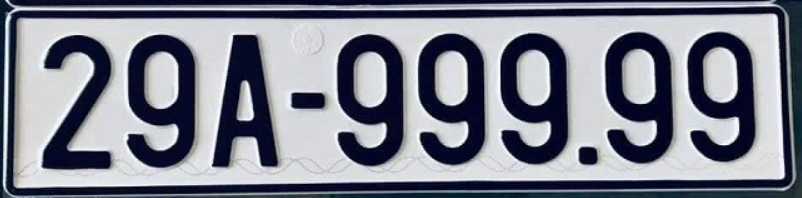
#> input picture sourceCode/data/1_LP_sample.png, 802 x 198 px
$ python -i utils_LP.py   (imports and definitions only)
#> lines starting #> are read from the running program, lines starting #| are printed output that depends on the picture; after the words box and inside, x2 and y2 are one past the last pixel; in counts of white or black regions, pixels touching at a corner belong together
#> further down, picture is the input picture: shape (198, 802, 3); mean B, G, R 142.9, 130.5, 127.8

"""Utility module for cropping and rotating license plate images in a detection pipeline."""

import cv2
import numpy as np
import logging
from typing import Optional, Tuple

# Configure logging
# [8 lines not run here, left out]
logger = logging.getLogger(__name__)

def preprocess(image: np.ndarray, use_adaptive: bool = False, blur: bool = True,
               threshold_type: str = 'otsu', custom_thresh: Optional[int] = None,
               block_size: int = 11, adaptive_constant: int = 2) -> Tuple[np.ndarray, np.ndarray]:
    """Convert image to grayscale and apply thresholding for license plate preprocessing.

    Args:
        image: Input image (RGB or grayscale).
        use_adaptive: Use adaptive thresholding instead of Otsu's.
        blur: Apply Gaussian blur before thresholding.
        threshold_type: 'otsu' or 'fixed' for thresholding method.
        custom_thresh: Threshold value for 'fixed' mode.
        block_size: Block size for adaptive thresholding.
        adaptive_constant: Constant subtracted from mean in adaptive thresholding.

    Returns:
        Tuple of grayscale and binary thresholded images.
    """
#> called with use_adaptive = False, blur = True, threshold_type = 'otsu', block_size = 11, adaptive_constant = 2
    if image is None or len(image.shape) < 2:
        raise ValueError("Invalid image for preprocessing")

    # Convert to grayscale if not already
    gray = image if len(image.shape) == 2 else cv2.cvtColor(image, cv2.COLOR_BGR2GRAY)
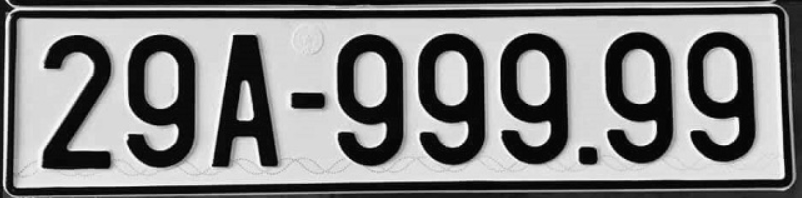
#> gray: shape (198, 802); min 2, max 254, mean 131

    # Apply contrast enhancement before thresholding
    gray = cv2.convertScaleAbs(gray, alpha=1., beta=0)

    if blur:
        gray = cv2.GaussianBlur(gray, (5, 5), 0)  # Reduced kernel size
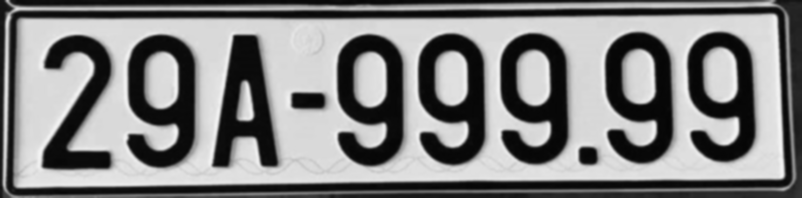
#> gray: shape (198, 802); min 4, max 244, mean 131.1

    if use_adaptive:
        thresh = cv2.adaptiveThreshold(gray, 255, cv2.ADAPTIVE_THRESH_GAUSSIAN_C,
                                       cv2.THRESH_BINARY, block_size, adaptive_constant)
        logger.info(f"Using adaptive thresholding (block_size={block_size}, C={adaptive_constant})")
    elif threshold_type == 'otsu':
        _, thresh = cv2.threshold(gray, 0, 255, cv2.THRESH_BINARY + cv2.THRESH_OTSU)
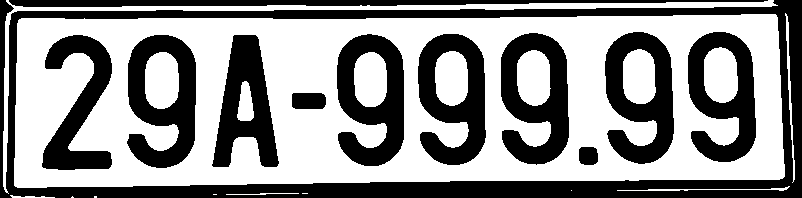
#> thresh: shape (198, 802); 57.3% white; 12 black regions, largest, box (x1, y1, x2, y2) and area: (0, 0, 802, 198) 23132, (127, 35, 196, 168) 5350, (337, 34, 404, 166) 5286
        logger.info("Using Otsu's thresholding")
    elif threshold_type == 'fixed' and custom_thresh is not None:
        _, thresh = cv2.threshold(gray, custom_thresh, 255, cv2.THRESH_BINARY)
        logger.info(f"Using fixed thresholding with threshold {custom_thresh}")
    else:
        raise ValueError(f"Invalid threshold type: {threshold_type}")

    # Morphological operations to separate characters and preserve small features
    thresh = cv2.erode(thresh, np.ones((2, 2), np.uint8), iterations=1)  # Shrink to separate
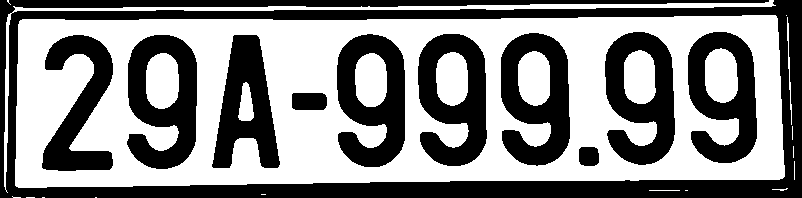
#> thresh: shape (198, 802); 53.9% white; 11 black regions, largest, box (x1, y1, x2, y2) and area: (0, 0, 802, 198) 29143, (127, 35, 197, 169) 5713, (337, 34, 405, 167) 5640
    thresh = cv2.dilate(thresh, np.ones((3, 3), np.uint8), iterations=1)  # Restore shape
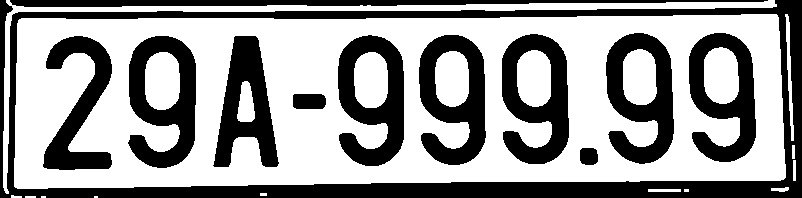
#> thresh: shape (198, 802); 60.3% white; 12 black regions, largest, box (x1, y1, x2, y2) and area: (0, 0, 802, 198) 21186, (128, 36, 196, 168) 4987, (338, 35, 404, 166) 4932

    logger.info(f"Preprocessed image shape: {thresh.shape}")
    return gray, thresh

# [123 lines left out: functions Hough_transform, rotation_angle, rotate_LP, crop_n_rotate_LP, not called in this run]

>>> import cv2
>>> picture = cv2.imread('data/1_LP_sample.png')
>>> result = preprocess(picture)
